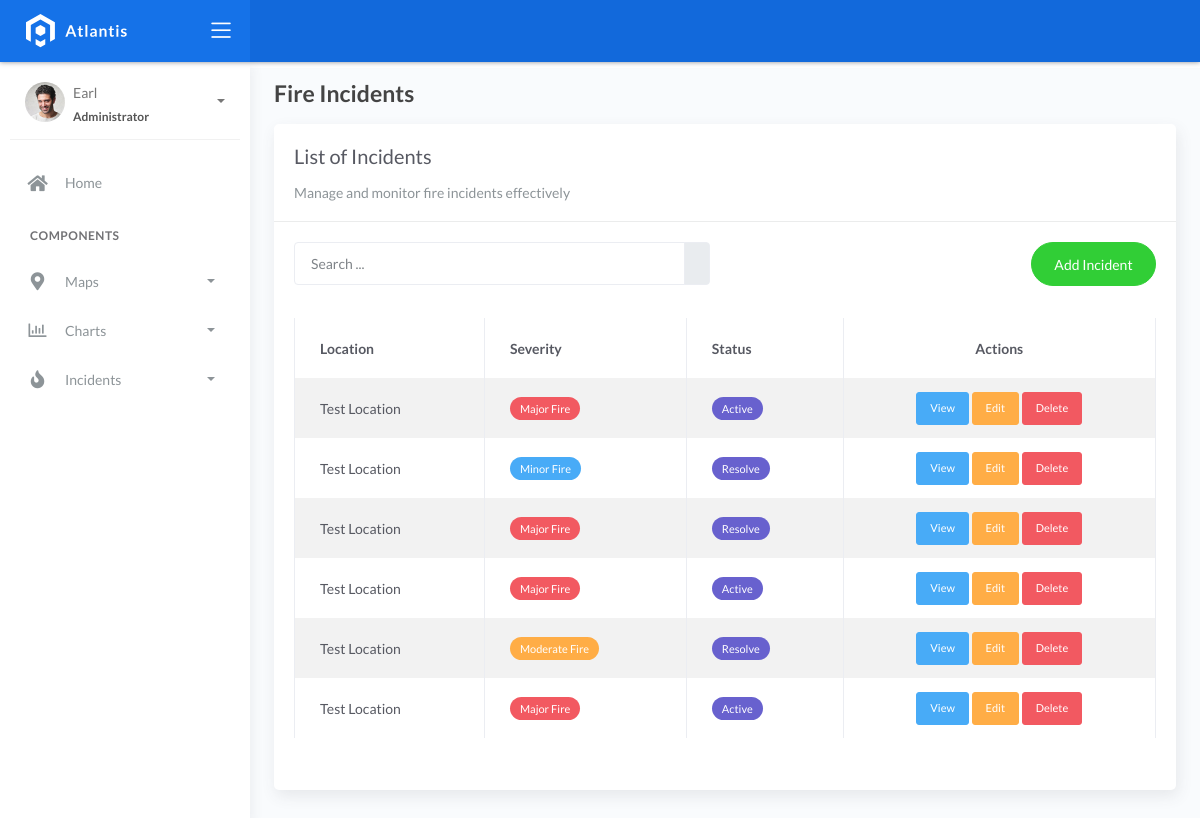
/incidents/, run on an earlier commit of the app's database.
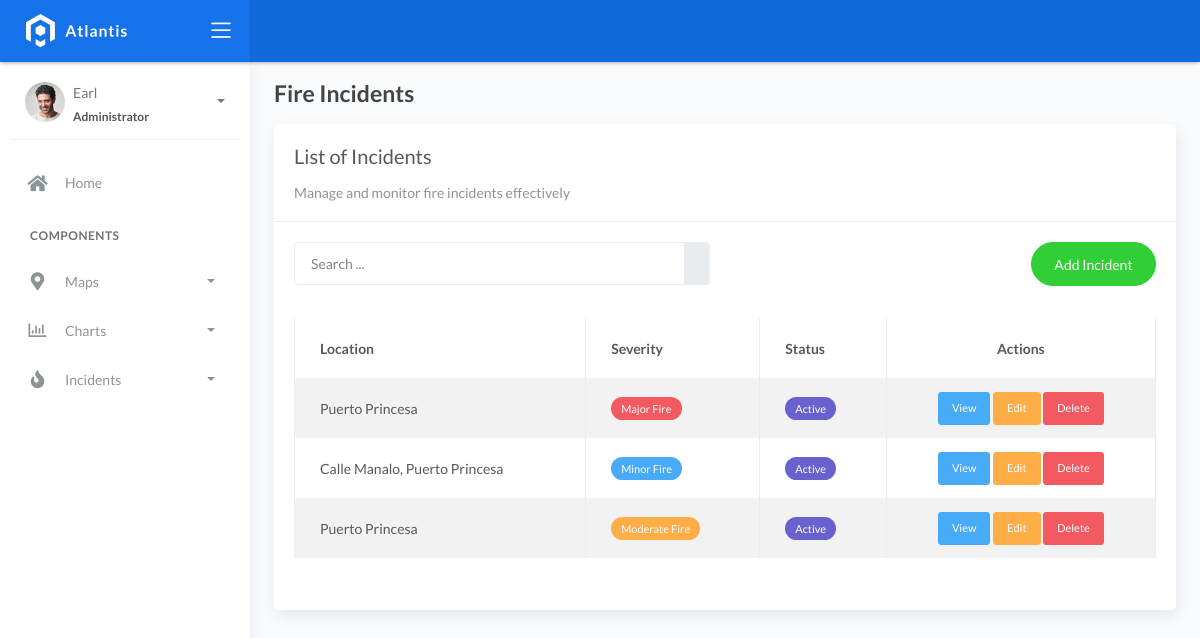
And on a later commit of the database.
### fire/models.py (models this page shows, shortened)
class BaseModel(models.Model):
    created_at = models.DateTimeField(auto_now_add=True, db_index=True)
    updated_at = models.DateTimeField(auto_now=True)
    class Meta:
        abstract = True

class Incident(BaseModel):
    SEVERITY_CHOICES = (
        ('Minor Fire', 'Minor Fire'),
        ('Moderate Fire', 'Moderate Fire'),
        ('Major Fire', 'Major Fire'),
    )
    STATUS_CHOICES = (
        ('Active', 'Active'),
        ('Resolve', 'Resolve'),
    )
    INCIDENT_TYPE_CHOICES = (
        ('Structure Fire', 'Structure Fire'),
        ('Vehicle Fire', 'Vehicle Fire'),
        ('Wildfire', 'Wildfire'),
        ('Chemical Fire', 'Chemical Fire'),
        ('Electrical Fire', 'Electrical Fire'),
    )
    location = models.ForeignKey(Locations, on_delete=models.CASCADE, related_name='incidents')
    date_time = models.DateTimeField(
        blank=True,
        null=True,
        help_text="Date and time when the incident occurred"
    )
    severity_level = models.CharField(
        max_length=45,
        choices=SEVERITY_CHOICES,
        help_text="Level of fire severity"
    )
    status = models.CharField(
        max_length=45,
        choices=STATUS_CHOICES,
        default='Active'
    )
    description = models.TextField(  # Changed from CharField to TextField
        max_length=1000,  # Increased max length
        help_text="Detailed description of the incident"
    )
    incident_type = models.CharField(
        max_length=100,  # Changed from 45 to 100
        choices=INCIDENT_TYPE_CHOICES,
        null=True,      # Added
        blank=True,     # Added
        help_text="Type of fire incident"
    )

class Locations(BaseModel):
    name = models.CharField(max_length=150)
    latitude = models.DecimalField(
        max_digits=22,
        decimal_places=16,
        null=True,
        blank=True,
        help_text="Latitude coordinate of the location"
    )
    longitude = models.DecimalField(
        max_digits=22,
        decimal_places=16,
        null=True,
        blank=True,
        help_text="Longitude coordinate of the location"
    )
    address = models.CharField(
        max_length=500,  # Increased to accommodate full addresses
        blank=True,
        help_text="Full address from geocoding"
    )
    city = models.CharField(
        max_length=150,
        blank=True,
        help_text="City name"
    )
    country = models.CharField(
        max_length=150,
        blank=True,
        help_text="Country name"
    )
    def __str__(self):
        return self.name

### fire/views.py (the view)
# urls.py: path('incidents/', IncidentListView.as_view(), name='incident-list'),
class IncidentListView(ListView):
    model = Incident
    template_name = 'incident_list.html'
    context_object_name = 'incidents'
    ordering = ['-date_time']

### templates/incident_list.html (shortened to what the changed rows need)
{% extends 'base.html' %}
{% load static %}
{% block content %}
<div class="container-fluid px-4">
    <div class="row">
        <div class="col-md-12">
            <div class="card">
                <div class="card-body">
                    <div class="table-responsive">
                        <table class="table table-striped table-bordered mt-3">
                            <thead>
                                <tr>
                                    <th>Location</th>
                                    <th>Severity</th>
                                    <th>Status</th>
                                    <th class="text-center">Actions</th>
                                </tr>
                            </thead>
                            <tbody>
                                {% for incident in incidents %}
                                <tr>
                                    <td>{{ incident.location }}</td>
                                    <td>
                                        <span class="badge badge-{% if incident.severity_level == 'Major Fire' %}danger{% elif incident.severity_level == 'Moderate Fire' %}warning{% elif incident.severity_level == 'Minor Fire' %}info{% else %}secondary{% endif %}">
                                            {{ incident.severity_level }}
                                        </span>
                                    </td>
                                    <td>
                                        <span class="badge badge-{% if incident.status == 'Resolved' %}success{% else %}secondary{% endif %}">
                                            {{ incident.status }}
                                        </span>
                                    </td>
                                    <td class="text-center">
                                        <a href="{% url 'incident-detail' incident.id %}" class="btn btn-info btn-sm" title="View Details">
                                             View
                                        </a>
                                        <a href="{% url 'incident-update' incident.id %}" class="btn btn-warning btn-sm" title="Edit Incident">
                                             Edit
                                        </a>
                                        <a href="{% url 'incident-delete' incident.id %}" class="btn btn-danger btn-sm" title="Delete Incident">
                                             Delete
                                        </a>
                                    </td>
                                </tr>
                                {% empty %}
                                <tr>
                                    <td colspan="5" class="text-center">
                                        <p class="text-muted mb-0">No fire incidents found. Please add a new incident.</p>
                                    </td>
                                </tr>
                                {% endfor %}
                            </tbody>
                        </table>
                    </div>
                </div>
            </div>
        </div>
    </div>
</div>
{% endblock %}

What changed in the data, as far as the page shows it:
removed Incident: location "Test Location", severity_level "Major Fire", status "Active"
removed Incident: location "Test Location", severity_level "Minor Fire", status "Resolve"
removed Incident: location "Test Location", severity_level "Major Fire", status "Resolve"
removed Incident: location "Test Location", severity_level "Major Fire", status "Active"
removed Incident: location "Test Location", severity_level "Moderate Fire", status "Resolve"
removed Incident: location "Test Location", severity_level "Major Fire", status "Active"
added Incident: location "Puerto Princesa", severity_level "Major Fire", status "Active"
added Incident: location "Calle Manalo, Puerto Princesa", severity_level "Minor Fire", status "Active"
added Incident: location "Puerto Princesa", severity_level "Moderate Fire", status "Active"
